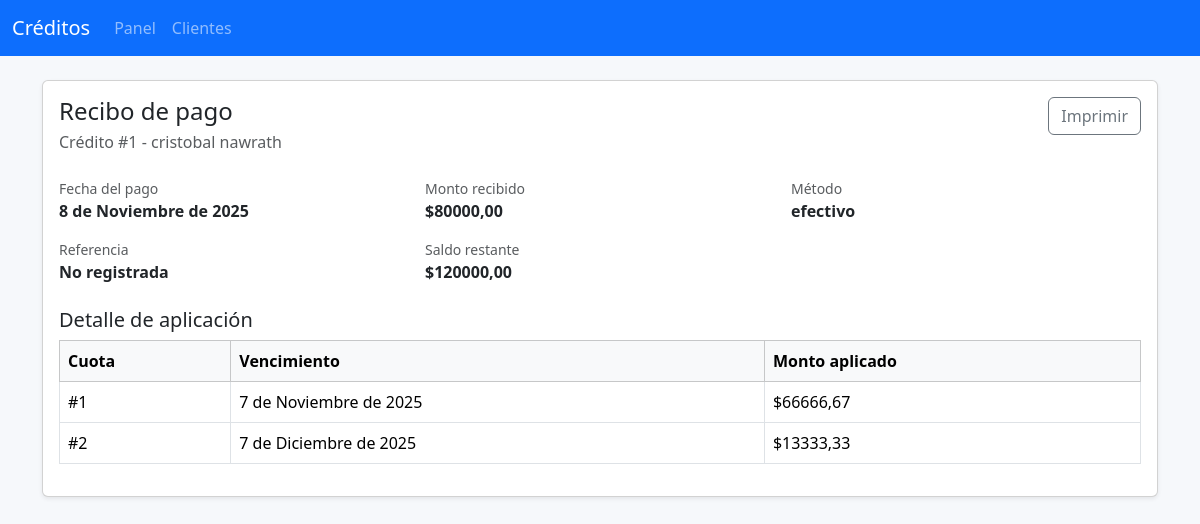
Page /pagos/1/recibo/ on the committed database.
### creditos/models.py (models this page shows, shortened)
class Pago(models.Model):
    credito = models.ForeignKey(
        Credito, on_delete=models.CASCADE, related_name="pagos"
    )
    fecha_pago = models.DateField("Fecha de pago", default=timezone.localdate)
    monto = models.DecimalField(
        "Monto pagado",
        max_digits=12,
        decimal_places=2,
        validators=[MinValueValidator(Decimal("0.01"))],
    )
    metodo_pago = models.CharField("Método de pago", max_length=50, blank=True)
    referencia = models.CharField("Referencia", max_length=100, blank=True)
    notas = models.TextField("Notas", blank=True)
    creado_en = models.DateTimeField(auto_now_add=True)
    class Meta:
        ordering = ["-creado_en"]
        verbose_name = "Pago"
        verbose_name_plural = "Pagos"

class Credito(models.Model):
    class Estados(models.TextChoices):
        ACTIVO = "activo", "Activo"
        CANCELADO = "cancelado", "Cancelado"
        EN_MORA = "en_mora", "En mora"
    cliente = models.ForeignKey(
        Cliente, on_delete=models.CASCADE, related_name="creditos"
    )
    monto = models.DecimalField(
        "Monto del crédito",
        max_digits=12,
        decimal_places=2,
        validators=[MinValueValidator(Decimal("0.01"))],
    )
    plazo_meses = models.PositiveIntegerField("Plazo (meses)")
    tasa_interes_anual = models.DecimalField(
        "Tasa de interés anual (%)",
        max_digits=5,
        decimal_places=2,
        validators=[MinValueValidator(Decimal("0"))],
    )
    fecha_inicio = models.DateField(
        "Fecha de inicio", default=timezone.localdate
    )
    estado = models.CharField(
        "Estado",
        max_length=20,
        choices=Estados.choices,
        default=Estados.ACTIVO,
    )
    notas = models.TextField("Notas", blank=True)
    creado_en = models.DateTimeField(auto_now_add=True)
    actualizado_en = models.DateTimeField(auto_now=True)
    class Meta:
        ordering = ["-creado_en"]
        verbose_name = "Crédito"
        verbose_name_plural = "Créditos"
    def saldo_pendiente(self) -> Decimal:
        total = self.cuotas.annotate(
            restante=F("monto_programado") - F("monto_pagado")
        ).aggregate(
            total=Sum(
                "restante",
                output_field=models.DecimalField(max_digits=12, decimal_places=2),
            )
        )
        return total["total"] or Decimal("0.00")

class Cliente(models.Model):
    nombres = models.CharField("Nombres", max_length=150)
    apellidos = models.CharField("Apellidos", max_length=150, blank=True)
    identificacion = models.CharField(
        "Número de identificación", max_length=50, unique=True
    )
    telefono = models.CharField("Teléfono", max_length=30, blank=True)
    email = models.EmailField("Correo electrónico", blank=True)
    direccion = models.CharField("Dirección", max_length=255, blank=True)
    fecha_registro = models.DateField("Fecha de registro", auto_now_add=True)
    class Meta:
        ordering = ["nombres", "apellidos"]
        verbose_name = "Cliente"
        verbose_name_plural = "Clientes"
    def __str__(self) -> str:  # pragma: no cover - representación básica
        if self.apellidos:
            return f"{self.nombres} {self.apellidos}".strip()
        return self.nombres
    @property
    def nombre_completo(self) -> str:
        return str(self)

class PagoDetalle(models.Model):
    pago = models.ForeignKey(
        Pago, on_delete=models.CASCADE, related_name="detalles"
    )
    cuota = models.ForeignKey(
        Cuota, on_delete=models.CASCADE, related_name="pagos_detalle"
    )
    monto_aplicado = models.DecimalField(
        "Monto aplicado",
        max_digits=12,
        decimal_places=2,
        validators=[MinValueValidator(Decimal("0.01"))],
    )
    class Meta:
        verbose_name = "Detalle de pago"
        verbose_name_plural = "Detalles de pago"

class Cuota(models.Model):
    class Estados(models.TextChoices):
        PENDIENTE = "pendiente", "Pendiente"
        PARCIAL = "parcial", "Parcial"
        PAGADA = "pagada", "Pagada"
    credito = models.ForeignKey(
        Credito, on_delete=models.CASCADE, related_name="cuotas"
    )
    numero = models.PositiveIntegerField("Número de cuota")
    fecha_vencimiento = models.DateField("Fecha de vencimiento")
    monto_programado = models.DecimalField(
        "Monto programado",
        max_digits=12,
        decimal_places=2,
    )
    interes_programado = models.DecimalField(
        "Interés programado",
        max_digits=12,
        decimal_places=2,
        default=Decimal("0.00"),
    )
    capital_programado = models.DecimalField(
        "Capital programado",
        max_digits=12,
        decimal_places=2,
        default=Decimal("0.00"),
    )
    monto_pagado = models.DecimalField(
        "Monto pagado",
        max_digits=12,
        decimal_places=2,
        default=Decimal("0.00"),
    )
    estado = models.CharField(
        "Estado",
        max_length=20,
        choices=Estados.choices,
        default=Estados.PENDIENTE,
    )
    fecha_pago = models.DateField("Fecha de pago", blank=True, null=True)
    class Meta:
        ordering = ["numero"]
        verbose_name = "Cuota"
        verbose_name_plural = "Cuotas"
        unique_together = ("credito", "numero")

### creditos/views.py (the view)
# urls.py: path("pagos/<int:pk>/recibo/", views.ReciboPagoView.as_view(), name="recibo_pago"),
class ReciboPagoView(DetailView):
    model = Pago
    template_name = "creditos/pagos/recibo.html"
    context_object_name = "pago"
    def get_context_data(self, **kwargs):
        context = super().get_context_data(**kwargs)
        context["detalles"] = self.object.detalles.select_related("cuota")
        return context

### templates/creditos/pagos/recibo.html (shortened to what this page needs)
{% extends "base.html" %}
{% block content %}
<div class="card shadow-sm">
    <div class="card-body">
        <div class="d-flex justify-content-between align-items-start mb-4">
            <div>
                <h1 class="h4 mb-1">Recibo de pago</h1>
                <p class="text-muted mb-0">Crédito #{{ pago.credito.id }} - {{ pago.credito.cliente.nombre_completo }}</p>
            </div>
            <button class="btn btn-outline-secondary btn-imprimir" onclick="window.print()">Imprimir</button>
        </div>
        <div class="row g-3 mb-4">
            <div class="col-md-4">
                <div class="text-muted small">Fecha del pago</div>
                <div class="fw-semibold">{{ pago.fecha_pago }}</div>
            </div>
            <div class="col-md-4">
                <div class="text-muted small">Monto recibido</div>
                <div class="fw-semibold">${{ pago.monto|floatformat:2 }}</div>
            </div>
            <div class="col-md-4">
                <div class="text-muted small">Método</div>
                <div class="fw-semibold">{{ pago.metodo_pago|default:"No especificado" }}</div>
            </div>
            <div class="col-md-4">
                <div class="text-muted small">Referencia</div>
                <div class="fw-semibold">{{ pago.referencia|default:"No registrada" }}</div>
            </div>
            <div class="col-md-4">
                <div class="text-muted small">Saldo restante</div>
                <div class="fw-semibold">${{ pago.credito.saldo_pendiente|floatformat:2 }}</div>
            </div>
        </div>
        <h2 class="h5">Detalle de aplicación</h2>
        <div class="table-responsive">
            <table class="table table-bordered align-middle">
                <thead class="table-light">
                    <tr>
                        <th>Cuota</th>
                        <th>Vencimiento</th>
                        <th>Monto aplicado</th>
                    </tr>
                </thead>
                <tbody>
                    {% for detalle in detalles %}
                        <tr>
                            <td>#{{ detalle.cuota.numero }}</td>
                            <td>{{ detalle.cuota.fecha_vencimiento }}</td>
                            <td>${{ detalle.monto_aplicado|floatformat:2 }}</td>
                        </tr>
                    {% empty %}
                        <tr>
                            <td colspan="3" class="text-center text-muted">Sin detalles</td>
                        </tr>
                    {% endfor %}
                </tbody>
            </table>
        </div>
    </div>
</div>
{% endblock %}

### templates/base.html (shortened to what this page needs)
{% load static %}
<!DOCTYPE html>
<html lang="es">
<head>
    <link rel="stylesheet" href="https://cdn.jsdelivr.net/npm/bootstrap@5.3.3/dist/css/bootstrap.min.css">
    <link rel="stylesheet" href="{% static 'css/app.css' %}">
</head>
<body>
<nav class="navbar navbar-expand-lg navbar-dark bg-primary">
    <div class="container-fluid">
        <a class="navbar-brand" href="{% url 'creditos:dashboard' %}">Créditos</a>
        <div class="collapse navbar-collapse" id="navbarMain">
            <ul class="navbar-nav me-auto mb-2 mb-lg-0">
                <li class="nav-item"><a class="nav-link" href="{% url 'creditos:dashboard' %}">Panel</a></li>
                <li class="nav-item"><a class="nav-link" href="{% url 'creditos:clientes_lista' %}">Clientes</a></li>
            </ul>
        </div>
    </div>
</nav>
<main class="container my-4">
    {% block content %}{% endblock %}
</main>
</body>
</html>

### static/css/app.css (style rules this page uses)
body { background-color: #f6f8fb; }

### rows in the picture
Pago: credito.id "1", credito.cliente.nombre_completo "cristobal nawrath", fecha_pago "8 de Noviembre de 2025", monto "80000,00", metodo_pago "efectivo", referencia "No registrada", credito.saldo_pendiente "120000,00"
PagoDetalle: cuota.numero "1", cuota.fecha_vencimiento "7 de Noviembre de 2025", monto_aplicado "66666,67"
PagoDetalle: cuota.numero "2", cuota.fecha_vencimiento "7 de Diciembre de 2025", monto_aplicado "13333,33"
